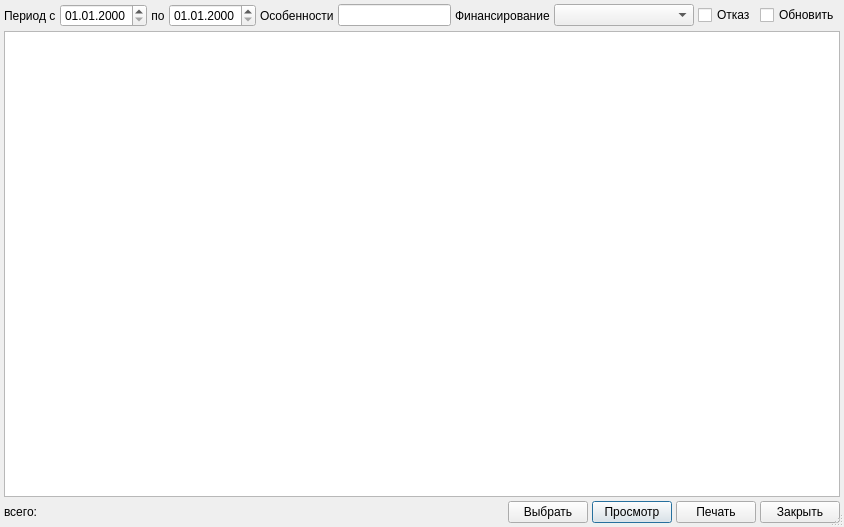
<?xml version="1.0" encoding="UTF-8"?>
<ui version="4.0">
 <class>MenuDialog</class>
 <widget class="QDialog" name="MenuDialog">
  <property name="windowModality">
   <enum>Qt::ApplicationModal</enum>
  </property>
  <property name="geometry">
   <rect>
    <x>0</x>
    <y>0</y>
    <width>844</width>
    <height>527</height>
   </rect>
  </property>
  <property name="windowTitle">
   <string>Список записей</string>
  </property>
  <property name="sizeGripEnabled">
   <bool>true</bool>
  </property>
  <property name="modal">
   <bool>true</bool>
  </property>
  <layout class="QVBoxLayout" name="verticalLayout">
   <property name="spacing">
    <number>4</number>
   </property>
   <property name="margin">
    <number>4</number>
   </property>
   <item>
    <layout class="QHBoxLayout" name="horizontalLayout">
     <item>
      <widget class="QLabel" name="lblPeriod">
       <property name="text">
        <string>Период с</string>
       </property>
       <property name="buddy">
        <cstring>edtBegDate</cstring>
       </property>
      </widget>
     </item>
     <item>
      <widget class="CDateEdit" name="edtBegDate">
       <property name="displayFormat">
        <string>dd.MM.yyyy</string>
       </property>
      </widget>
     </item>
     <item>
      <widget class="QLabel" name="lblFor">
       <property name="text">
        <string>по</string>
       </property>
       <property name="alignment">
        <set>Qt::AlignCenter</set>
       </property>
       <property name="buddy">
        <cstring>edtEndDate</cstring>
       </property>
      </widget>
     </item>
     <item>
      <widget class="CDateEdit" name="edtEndDate">
       <property name="displayFormat">
        <string>dd.MM.yyyy</string>
       </property>
      </widget>
     </item>
     <item>
      <widget class="QLabel" name="lblFeaturesToEat">
       <property name="text">
        <string>Особенности</string>
       </property>
       <property name="buddy">
        <cstring>edtFeaturesToEat</cstring>
       </property>
      </widget>
     </item>
     <item>
      <widget class="QLineEdit" name="edtFeaturesToEat"/>
     </item>
     <item>
      <widget class="QLabel" name="label_2">
       <property name="text">
        <string>Финансирование</string>
       </property>
       <property name="buddy">
        <cstring>cmbFinance</cstring>
       </property>
      </widget>
     </item>
     <item>
      <widget class="CRBComboBox" name="cmbFinance">
       <property name="minimumSize">
        <size>
         <width>140</width>
         <height>0</height>
        </size>
       </property>
      </widget>
     </item>
     <item>
      <widget class="QCheckBox" name="chkRefusalToEat">
       <property name="text">
        <string>Отказ</string>
       </property>
      </widget>
     </item>
     <item>
      <widget class="QCheckBox" name="chkUpdate">
       <property name="text">
        <string>Обновить</string>
       </property>
      </widget>
     </item>
    </layout>
   </item>
   <item>
    <widget class="CTableView" name="tblItems">
     <property name="whatsThis">
      <string comment="ура!">список записей</string>
     </property>
     <property name="tabKeyNavigation">
      <bool>false</bool>
     </property>
     <property name="alternatingRowColors">
      <bool>true</bool>
     </property>
    </widget>
   </item>
   <item>
    <layout class="QHBoxLayout">
     <property name="spacing">
      <number>4</number>
     </property>
     <property name="margin">
      <number>0</number>
     </property>
     <item>
      <widget class="QLabel" name="label">
       <property name="text">
        <string>всего: </string>
       </property>
      </widget>
     </item>
     <item>
      <widget class="QStatusBar" name="statusBar">
       <property name="sizePolicy">
        <sizepolicy hsizetype="Preferred" vsizetype="Fixed">
         <horstretch>0</horstretch>
         <verstretch>0</verstretch>
        </sizepolicy>
       </property>
       <property name="toolTip">
        <string>A status bar</string>
       </property>
       <property name="whatsThis">
        <string>A status bar.</string>
       </property>
       <property name="sizeGripEnabled">
        <bool>false</bool>
       </property>
      </widget>
     </item>
     <item>
      <spacer>
       <property name="orientation">
        <enum>Qt::Horizontal</enum>
       </property>
       <property name="sizeHint" stdset="0">
        <size>
         <width>40</width>
         <height>20</height>
        </size>
       </property>
      </spacer>
     </item>
     <item>
      <widget class="QPushButton" name="btnSelected">
       <property name="text">
        <string>Выбрать</string>
       </property>
      </widget>
     </item>
     <item>
      <widget class="QPushButton" name="btnEdit">
       <property name="whatsThis">
        <string>изменить текущую запись</string>
       </property>
       <property name="text">
        <string>Просмотр</string>
       </property>
       <property name="shortcut">
        <string>F4</string>
       </property>
       <property name="default">
        <bool>true</bool>
       </property>
      </widget>
     </item>
     <item>
      <widget class="QPushButton" name="btnPrint">
       <property name="text">
        <string>Печать</string>
       </property>
      </widget>
     </item>
     <item>
      <widget class="QPushButton" name="btnCancel">
       <property name="whatsThis">
        <string>выйти из списка без выбора</string>
       </property>
       <property name="text">
        <string>Закрыть</string>
       </property>
      </widget>
     </item>
    </layout>
   </item>
  </layout>
 </widget>
 <customwidgets>
  <customwidget>
   <class>CDateEdit</class>
   <extends>QDateEdit</extends>
   <header>library/DateEdit</header>
  </customwidget>
  <customwidget>
   <class>CRBComboBox</class>
   <extends>QComboBox</extends>
   <header>library/crbcombobox.h</header>
  </customwidget>
  <customwidget>
   <class>CTableView</class>
   <extends>QTableView</extends>
   <header>library/TableView.h</header>
  </customwidget>
 </customwidgets>
 <tabstops>
  <tabstop>edtBegDate</tabstop>
  <tabstop>edtEndDate</tabstop>
  <tabstop>edtFeaturesToEat</tabstop>
  <tabstop>cmbFinance</tabstop>
  <tabstop>chkRefusalToEat</tabstop>
  <tabstop>chkUpdate</tabstop>
  <tabstop>tblItems</tabstop>
  <tabstop>btnSelected</tabstop>
  <tabstop>btnEdit</tabstop>
  <tabstop>btnPrint</tabstop>
  <tabstop>btnCancel</tabstop>
 </tabstops>
 <resources/>
 <connections>
  <connection>
   <sender>btnCancel</sender>
   <signal>clicked()</signal>
   <receiver>MenuDialog</receiver>
   <slot>reject()</slot>
   <hints>
    <hint type="sourcelabel">
     <x>836</x>
     <y>519</y>
    </hint>
    <hint type="destinationlabel">
     <x>119</x>
     <y>449</y>
    </hint>
   </hints>
  </connection>
 </connections>
</ui>
